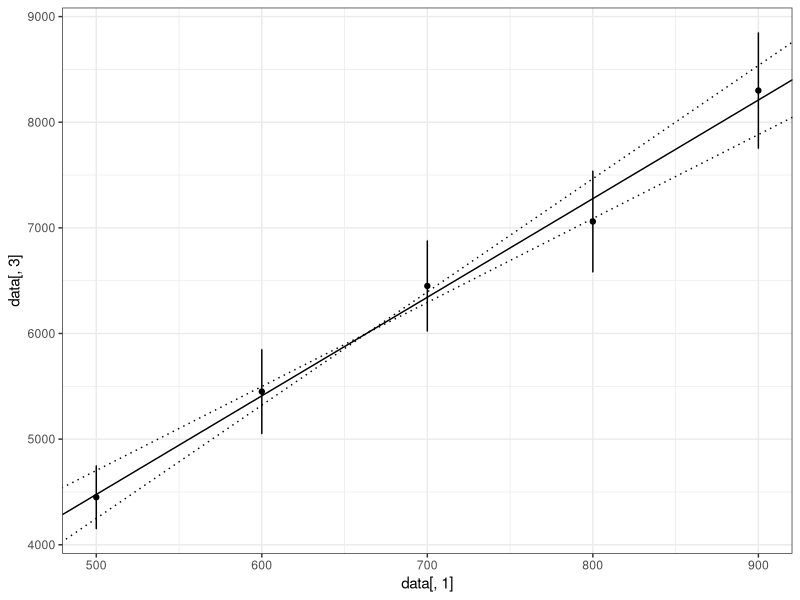

The R source for this figure:
library("ggplot2")
library("ggthemes")
library("scales")
library("reshape2")
library(tidyverse)

#TODO: Take max of found uncertainty vs uncertainty in fit of original data

# Give data as csv file with columns: x, xuncertainty, y, yuncertainty
# If you have a header on your file set header = TRUE below.

data = read.csv("testvalues.csv", header = FALSE)

#TODO Fix this to use tidyverse conventions
normaldistribution = function(n, mean, uncertainty) {
  #Assuming range contains 95% of data, sd = range/4
  #Assuming range contains 99.7% of data, sd = range/6
  #Range = 2*uncertainty
  sd = uncertainty/3
  #rnorm() can take vectors (term for lists), will cycle through them
  result = rnorm(n*length(mean), mean = mean, sd = sd)
  #Create matrix of results. Each row is a point, and each column is a generated set of points.
  resultmatrix = matrix(result, , ncol = n, byrow = FALSE)
  #Reorganize the result
  melteddata = melt(resultmatrix)
  melteddata[,1] = NULL
  return(melteddata)
}

#Change the n value for these for more accuracy. Values of 10000 or higher seem to work well, but take some time.
numberofpoints = 1000
xdata = normaldistribution(numberofpoints, data[,1], data[,2])
ydata = normaldistribution(numberofpoints, data[,3], data[,4])

yerrors = aes(ymax = data[,3] + data[,4], ymin = data[,3] - data[,4])
xerrors = aes(xmax = data[,1] + data[,2], xmin = data[,1] - data[,2])

mergeddata = cbind(xdata, ydata)
mergeddata[,3] = NULL
names(mergeddata) = c("Index", "xValue", "yValue")


regressions = mergeddata %>% group_by(Index) %>% do(data.frame(as.list(coef(lsfit(matrix(.$xValue), .$yValue)))))
#regressions = coef(lmList(yValue ~ xValue | Index, data = mergeddata, pool = FALSE))

slopevalues = as.numeric(unlist(regressions[,3]))
interceptvalues = as.numeric(unlist(regressions[,2]))

bestlineslope = mean(slopevalues)
bestlineintercept = mean(interceptvalues)

#Change to 2 or 3 sd depending on accuracy desired.
slopeUncertainty = 3*sd(slopevalues)
interceptUncertainty = 3*sd(interceptvalues)

highslope = bestlineslope + slopeUncertainty
highintercept = bestlineintercept + interceptUncertainty

lowslope = bestlineslope - slopeUncertainty
lowintercept = bestlineintercept - interceptUncertainty

plot1 = 
  qplot(data[,1], data[,3]) + 
  theme_bw() +
  #Change the below errorbar width and heights to match the graph.
  geom_errorbar(yerrors, width = 0.2)  + 
  geom_errorbarh(xerrors, height = 0.3) + 
  geom_abline(intercept = bestlineintercept, slope = bestlineslope) +
  geom_abline(intercept = highintercept, slope = lowslope, linetype = 3) + 
  geom_abline(intercept = lowintercept, slope = highslope, linetype = 3) #+ 
  #Below shows the generated data in red.
  #geom_point(aes(xdata[,2], ydata[,2]), color = "red", alpha = 1/150) +
  #Below shows the generated regressions lines in grey.
  #geom_abline(intercept = interceptvalues, slope = slopevalues, alpha = 1/50, color = "grey")

print(plot1)

cat("\nSlope: ", bestlineslope, "Slope Uncertainty: ", slopeUncertainty, 
    "\nIntercept: ", bestlineintercept, "Intercept Uncertainty: ", interceptUncertainty)

#Some interesting density plots:
#plot(density(regresssions[,2])
#plot(density(regresssions[,1])
#plot(density(mergeddata[,2]))
#plot(density(mergeddata[,3]))
